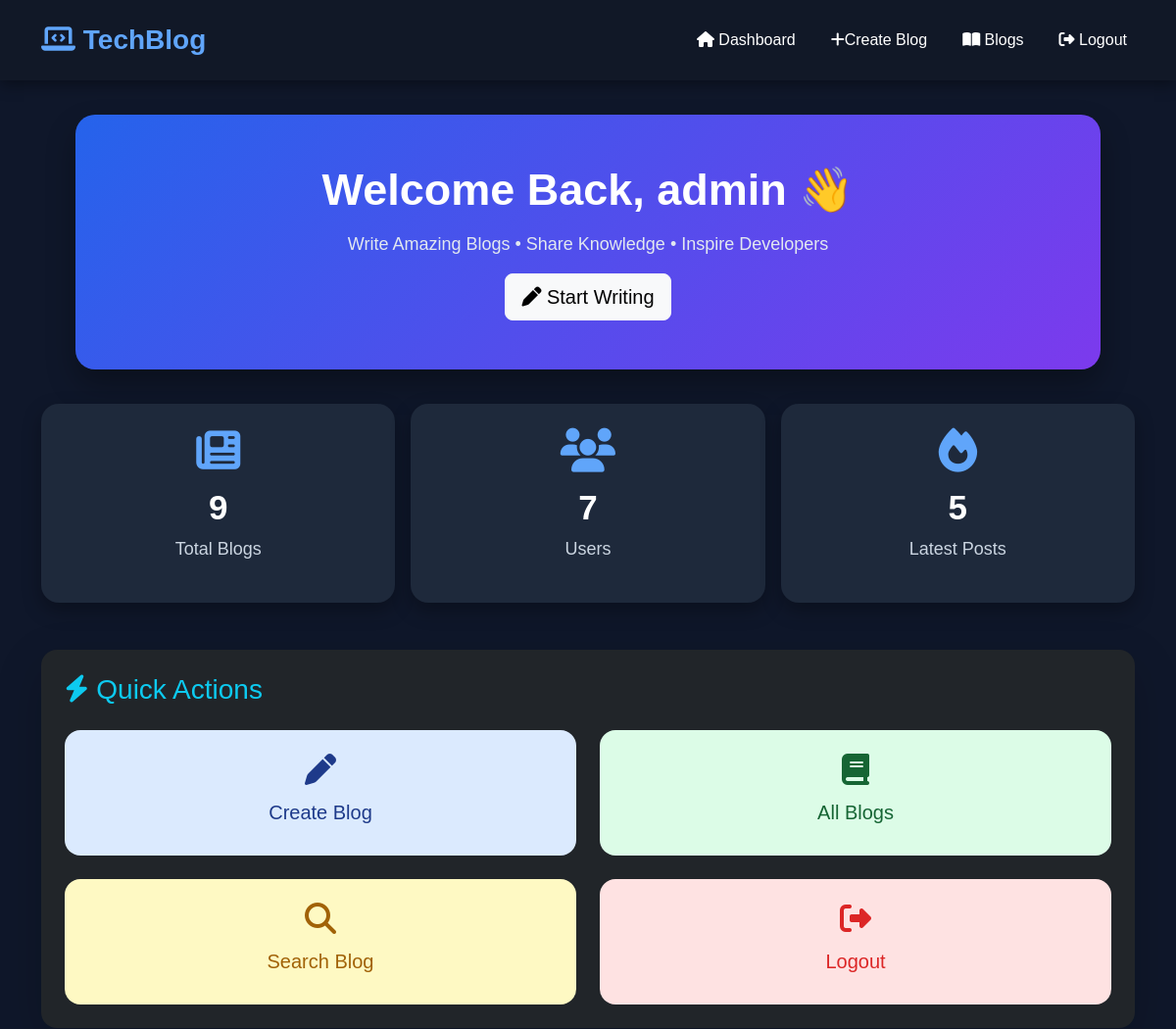
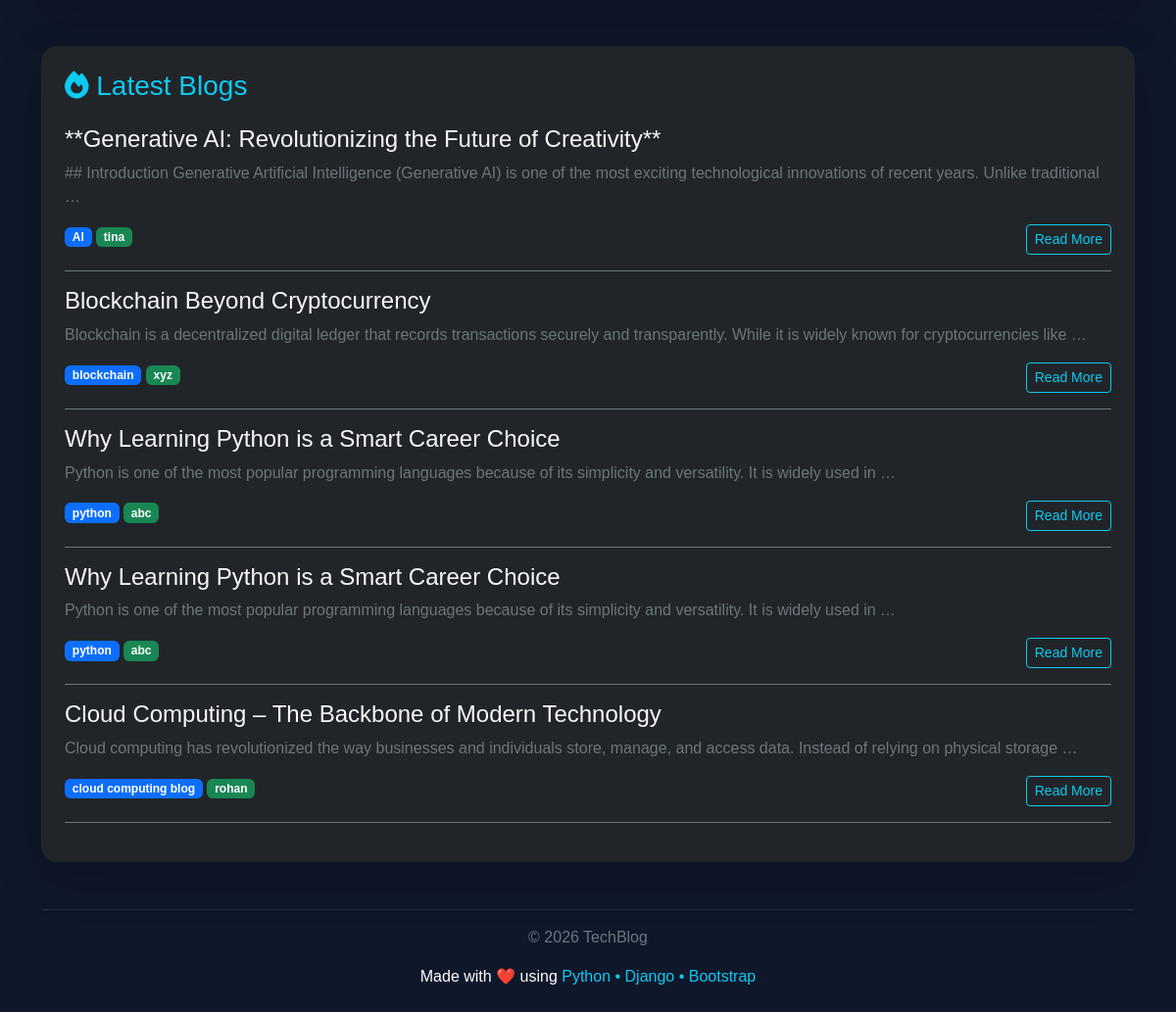
/posts/dashboard/ (signed in), run on the app's committed database (2 pictures, top to bottom).
### posts/models.py (models this page shows, shortened)
class Blog(models.Model):
    title=models.CharField(max_length=200)
    content=models.TextField()
    tags=models.CharField(max_length=200)
    author=models.CharField(max_length=100)
    created_at = models.DateTimeField(auto_now_add=True)
    updated_at = models.DateTimeField(auto_now=True)

### posts/views.py (the view)
# urls.py: path('dashboard/', views.dashboard, name='dashboard'),
def dashboard(request):
    if not request.user.is_authenticated and not request.session.get("is_admin"):
        return redirect("login")
    total_blogs = Blog.objects.count()
    total_users = User.objects.count()
    latest_blogs = Blog.objects.order_by("-id")[:5]
    context = {
        "total_blogs": total_blogs,
        "total_users": total_users,
        "latest_blogs": latest_blogs,
    }
    return render(request, "dashboard.html", context)

### templates/dashboard.html (shortened to what this page needs)
<html lang="en">
<head>
<link href="https://cdn.jsdelivr.net/npm/bootstrap@5.3.3/dist/css/bootstrap.min.css" rel="stylesheet">
<link rel="stylesheet" href="https://cdnjs.cloudflare.com/ajax/libs/font-awesome/6.5.2/css/all.min.css">
</head>
<body>
<nav class="navbar navbar-expand-lg">
<div class="container-fluid">
<a class="navbar-brand">
<i class="fa-solid fa-laptop-code"></i>
TechBlog
</a>
<div class="collapse navbar-collapse justify-content-end"
id="menu">
<ul class="navbar-nav">
<li class="nav-item">
<a class="nav-link"
href="{% url 'dashboard' %}">
<i class="fa fa-house"></i>
Dashboard</a>
</li>
<li class="nav-item">
<a class="nav-link"
href="{% url 'create_blog' %}">
<i class="fa fa-plus"></i>Create Blog
</a>
</li>
<li class="nav-item">
<a class="nav-link"
href="{% url 'blog_list' %}">
<i class="fa fa-book-open"></i>
Blogs
</a>
</li>
<li class="nav-item">
<a class="nav-link"
href="{% url 'logout' %}">
<i class="fa fa-right-from-bracket"></i>
Logout
</a>
</li>
</ul>
</div>
</div>
</nav>
<div class="container">
<div class="hero text-center">
<h1>
Welcome Back,
{{ request.user.username }} 👋
</h1>
<p>
Write Amazing Blogs • Share Knowledge • Inspire Developers
</p>
<a href="{% url 'create_blog' %}"
class="btn btn-light btn-lg">
<i class="fa fa-pen"></i>
Start Writing
</a>
</div>
<div class="row g-3">
<div class="col-md-4">
<div class="stat-card">
<i class="fa-solid fa-newspaper"></i>
<h2>
{{ total_blogs }}
</h2>
<p>
Total Blogs
</p>
</div>
</div>
<div class="col-md-4">
<div class="stat-card">
<i class="fa-solid fa-users"></i>
<h2>
{{ total_users }}
</h2>
<p>
Users
</p>
</div>
</div>
<div class="col-md-4">
<div class="stat-card">
<i class="fa-solid fa-fire"></i>
<h2>
{{ latest_blogs|length }}
</h2>
<p>
Latest Posts
</p>
</div>
</div>
</div>
<div class="row mt-5">
    <div class="col-md-12">
        <div class="card bg-dark border-0 shadow-lg rounded-4 p-4">
            <h3 class="text-info mb-4">
                <i class="fa-solid fa-bolt"></i>
                Quick Actions
            </h3>
            <div class="row g-4">
                <div class="col-md-6">
                    <a href="{% url 'create_blog' %}" class="text-decoration-none">
                        <div class="p-4 rounded-4 text-center action-card create-card">
                            <i class="fa-solid fa-pen fa-2x mb-3"></i>
                            <h5>Create Blog</h5>
                        </div>
                    </a>
                </div>
                <div class="col-md-6">
                    <a href="{% url 'blog_list' %}" class="text-decoration-none">
<div class="p-4 rounded-4 text-center action-card blog-card">
                            <i class="fa-solid fa-book fa-2x mb-3"></i>
                            <h5>All Blogs</h5>
                        </div>
                    </a>
                </div>
                <div class="col-md-6">
                    <a href="{% url 'blog_list' %}" class="text-decoration-none">
<div class="p-4 rounded-4 text-center action-card search-card">
                            <i class="fa-solid fa-magnifying-glass fa-2x mb-3"></i>
                            <h5>Search Blog</h5>
                        </div>
                    </a>
                </div>
                <div class="col-md-6">
                    <a href="{% url 'logout' %}" class="text-decoration-none">
<div class="p-4 rounded-4 text-center action-card logout-card">
                            <i class="fa-solid fa-right-from-bracket fa-2x mb-3"></i>
                            <h5>Logout</h5>
                        </div>
                    </a>
                </div>
            </div>
        </div>
    </div>
</div>
<div class="card bg-dark border-0 shadow-lg rounded-4 p-4 mt-5">
<h3 class="text-info mb-4">
<i class="fa-solid fa-fire"></i>
Latest Blogs
</h3>
{% for blog in latest_blogs %}
<div class="border-bottom border-secondary pb-3 mb-3">
<h4 class="text-light">
{{ blog.title }}
</h4>
<p class="text-secondary">
{{ blog.content|truncatewords:20 }}
</p>
<span class="badge bg-primary">
{{ blog.tags }}
</span>
<span class="badge bg-success">
{{ blog.author }}
</span>
<a href="{% url 'blog_list' %}"
class="btn btn-outline-info btn-sm float-end">
Read More
</a>
</div>
{% empty %}
<div class="text-center p-5">
<h5>No Blogs Available</h5>
</div>
{% endfor %}
</div>
<footer class="text-center mt-5 mb-4">
<hr class="text-secondary">
<p class="text-secondary">
© 2026 TechBlog
</p>
<p>
Made with ❤️ using
<span class="text-info">
Python • Django • Bootstrap
</span>
</p>
</footer>
</div>
</body>
</html>

### templates/dashboard.html (style rules this page uses)
* { margin:0; padding:0; box-sizing:border-box; font-family:'Poppins',sans-serif; }
body { background:#0f172a; color:white; overflow-x:hidden; }
.navbar { background:#111827; box-shadow:0 4px 15px rgba(0,0,0,.4); padding:15px 30px; }
.navbar-brand { font-size:28px; font-weight:bold; color:#60a5fa !important; }
.nav-link { color:white !important; margin-left:20px; transition:.3s; }
.hero { margin:35px; padding:50px; border-radius:20px;background:linear-gradient(135deg,#2563eb,#7c3aed); box-shadow:0 15px 30px rgba(0,0,0,.3); }
.hero h1 { font-size:45px; font-weight:bold; }
.hero p { margin-top:15px; font-size:18px; color:#e2e8f0; }
.stat-card { background:#1e293b; border-radius:18px; padding:25px; text-align:center; transition:.4s; box-shadow:0 8px 20px rgba(0,0,0,.3); }
.stat-card i { font-size:45px; margin-bottom:15px; color:#60a5fa; }
.stat-card h2 { font-size:35px; font-weight:bold; }
.stat-card p { color:#cbd5e1; font-size:18px; }
.action-card { transition:.4s; cursor:pointer; }
.create-card { background:#dbeafe; }
.create-card h5, .create-card i { color:#1e3a8a; }
.blog-card { background:#dcfce7; }
.blog-card h5, .blog-card i { color:#166534; }
.search-card { background:#fef9c3; }
.search-card h5, .search-card i { color:#a16207; }
.logout-card { background:#fee2e2; }
.logout-card h5, .logout-card i { color:#dc2626; }

### data on the page
Blog: title "**Generative AI: Revolutionizing the Future of Creativity**", content "## Introduction Generative Artificial Intelligence (Generative AI) is one of the most exciting technological innovations of recent years. Unlike traditional …", tags "AI", author "tina"
Blog: title "Blockchain Beyond Cryptocurrency", content "Blockchain is a decentralized digital ledger that records transactions securely and transparently. While it is widely known for cryptocurrencies like …", tags "blockchain", author "xyz"
Blog: title "Why Learning Python is a Smart Career Choice", content "Python is one of the most popular programming languages because of its simplicity and versatility. It is widely used in …", tags "python", author "abc"
Blog: title "Why Learning Python is a Smart Career Choice", content "Python is one of the most popular programming languages because of its simplicity and versatility. It is widely used in …", tags "python", author "abc"
Blog: title "Cloud Computing – The Backbone of Modern Technology", content "Cloud computing has revolutionized the way businesses and individuals store, manage, and access data. Instead of relying on physical storage …", tags "cloud computing blog", author "rohan"

### other printed values
{{ request.user.username }} "admin"
{{ total_blogs }} "9"
{{ total_users }} "7"
{{ latest_blogs|length }} "5"
